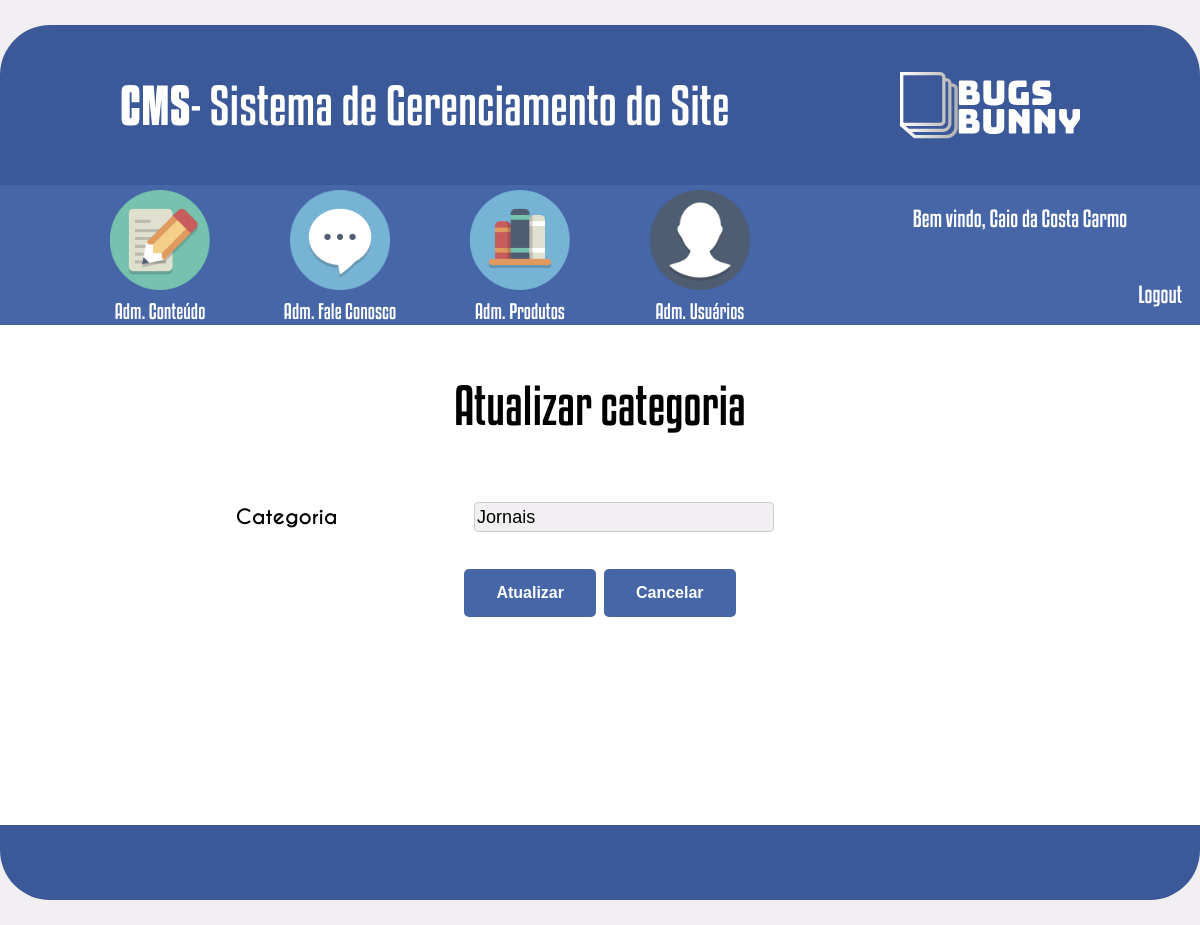
The app's page /cms/formulario_categoria.php?id=3 (signed in), older data.
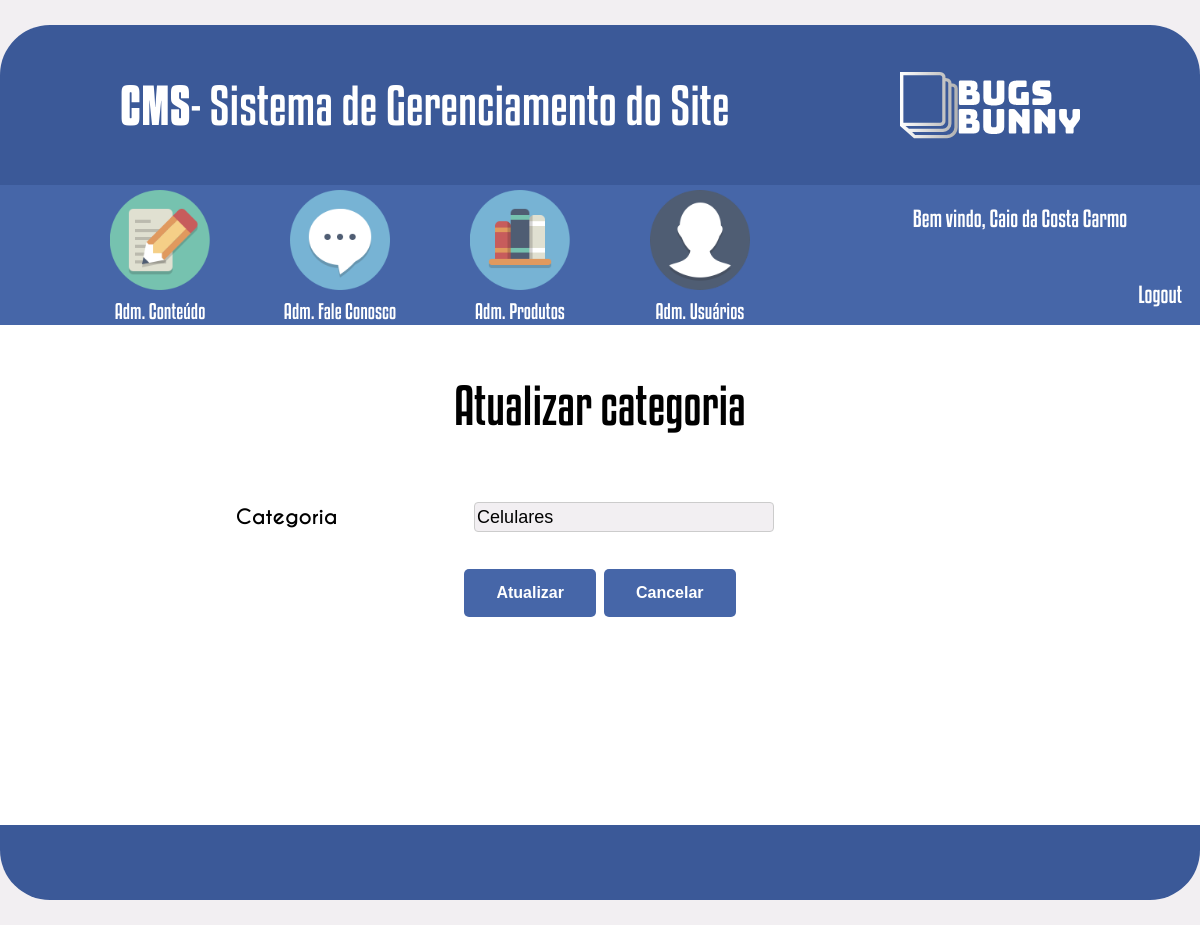
The same page, newer data.
### tables this page shows
CREATE TABLE `tbl_categoria` (
  `idCategoria` int(11) NOT NULL AUTO_INCREMENT,
  `categoria` varchar(50) NOT NULL,
  `status` int(11) NOT NULL,
  PRIMARY KEY (`idCategoria`)
);

### verificar_autenticacao.php (called while the page is built, shortened)
<?php
    function verificarAutentica(){
    $conexao = conexaoBD();
    if(isset($_SESSION['idUser'])){
        $idUser = $_SESSION['idUser'];
        $sql = "SELECT * FROM tbl_usuario WHERE idUsuario =".$idUser;
        $select  = mysqli_query($conexao, $sql);
        $rsUser = mysqli_fetch_array($select);
    }else
        header('location:../index.php');
        return $rsUser;
    }
?>

### cms/formulario_categoria.php (the view, shortened to what this page needs)
<?php
    require_once('../verificar_autenticacao.php');
    $rsUser = verificarAutentica();
    $bloqueioConteudo = null;
    $bloqueioFaleConosco = null;
    $bloqueioProduto = null;
    $bloqueioUsuario = null;
    if($rsUser['idNivel'] == 21){
        $bloqueioConteudo = "";
        $bloqueioFaleConosco = "";
        $bloqueioProduto = "style='filter: grayscale(100%); pointer-events: none;'";
        $bloqueioUsuario = "style='filter: grayscale(100%); pointer-events: none;'";
    }else if ($rsUser['idNivel'] == 22){
        $bloqueioConteudo = "style='filter: grayscale(100%); pointer-events: none;'";
        $bloqueioFaleConosco = "style='filter: grayscale(100%); pointer-events: none;'";
        $bloqueioProduto = "";
        $bloqueioUsuario = "style='filter: grayscale(100%); pointer-events: none;'";
    } else{
        $bloqueioConteudo = "";
        $bloqueioFaleConosco = "";
        $bloqueioProduto = "";
        $bloqueioUsuario = "";
    }
    $conexao = conexaoBD();
    $tituloPagina = "Cadastrar categoria";
    $botao = "Salvar";
    if(isset($_GET['id'])){
        $idCategoria = $_GET['id'];
        $tituloPagina = "Atualizar categoria";
        $botao = "Atualizar";
        $sql = "SELECT * FROM tbl_categoria WHERE idCategoria =".$idCategoria;
        $select  = mysqli_query($conexao, $sql);
        if($rsCategoria = mysqli_fetch_array($select))
			$categoria = $rsCategoria['categoria'];
    }
?>
<!DOCTYPE html>
<html>
<head>
    <link rel="stylesheet" type="text/css" href="css/style.css">
</head>
<body>
    <header>
        <div id="caixa_cabecalho">
            <div id="titulo_pagina">
                <span id="negrito">CMS</span> - Sistema de Gerenciamento do Site
            </div>
            <div id="logo_pagina"></div>
        </div>
        <div id="caixa_menu">
            <nav id="menu_principal">
                <div class="itens_menu">
                    <a href="adm_conteudo.php">
                        <img class="imagens_menu" src="imagens/adm_conteudo.png" <?=$bloqueioConteudo ?>>
                    </a>
                    <div class="titulo_menu">Adm. Conteúdo</div>
                </div>
                <div class="itens_menu">
                    <a href="adm_fale_conosco.php">
                        <img class="imagens_menu" src="imagens/adm_fale_conosco.png" <?=$bloqueioFaleConosco ?>>
                    </a>
                    <div class="titulo_menu">Adm. Fale Conosco</div>
                </div>
                <div class="itens_menu">
                    <a href="adm_produtos.php">
                        <img class="imagens_menu" src="imagens/adm_produtos.png" <?=$bloqueioProduto ?>>
                    </a>
                    <div class="titulo_menu">Adm. Produtos</div>
                </div>
                <div class="itens_menu">
                    <a href="adm_users.php">
                        <img class="imagens_menu" src="imagens/adm_usuarios.png" <?=$bloqueioUsuario ?>>
                    </a>
                    <div class="titulo_menu">Adm. Usuários</div>
                </div>
            </nav>
            <div id="area_logout">
                <div id="boas_vindas">Bem vindo,
                    <?= $rsUser['nome'] ?>
                </div>
                <div id="logout"><a href="index.php?logout">Logout</a></div>
            </div>
        </div>
    </header>
    <div id="principal_form_adm_categorias">
        <div id="titulo_form_adm_categorias">
            <?= $tituloPagina ?>
        </div>
        <form action="formulario_categoria.php" method="post">
            <div id="caixa_form_adm_categorias">
                <table class="tabela_formulario">
                    <tr>
                        <td class="td_esquerda">
                            <label>Categoria</label>
                        </td>
                        <td>
                            <input maxlength="30" name="txtCategoria" class="dados" type="text" value="<?= @$categoria ?>" required>
                        </td>
                    </tr>
                </table>
            </div>
            <div id="area_botao">
                <input type="submit" name="btnSalvar" value="<?= $botao ?>" class="button">
                <a href="adm_categoria.php">
                    <input type="button" value="Cancelar" class="button">
                </a>
            </div>
        </form>
    </div>
    <footer></footer>
</body>
</html>

Row changes from the older to the newer data that the page shows:
changed tbl_categoria: txtCategoria "Jornais" → "Celulares"
